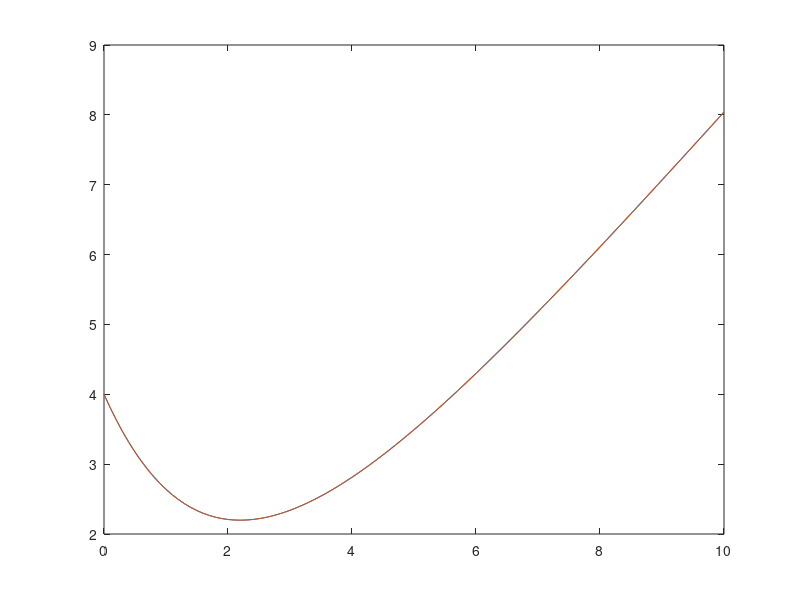

Write the MATLAB code that produced this figure.
function RungeKutta
h = 0.1;
x = 0:h:10;
y(1) = 4;
w = 1/2;
for i = 1 : (length(x) - 1)
  xm = x(i);
  ym = y(i);
  k1 = h * f(xm, ym);
  xg = xm + h / (2 * w);
  yg = ym + k1 / (2 * w);
  k2 = h * f(xg, yg);
  y(i+1) = ym + (1 - w) * k1 + w * k2; 

endfor
for i = 1 : length(x)
  yexacta(i) = exacta(x(i));
endfor
plot(x, y, x, yexacta)
disp(y)
endfunction

function f = f(t, y)
  f = 0.5 * t - 0.5 * y;
endfunction

function exacta = exacta(t)
  exacta = 6 * exp(-t/2) -2 + t;
endfunction
